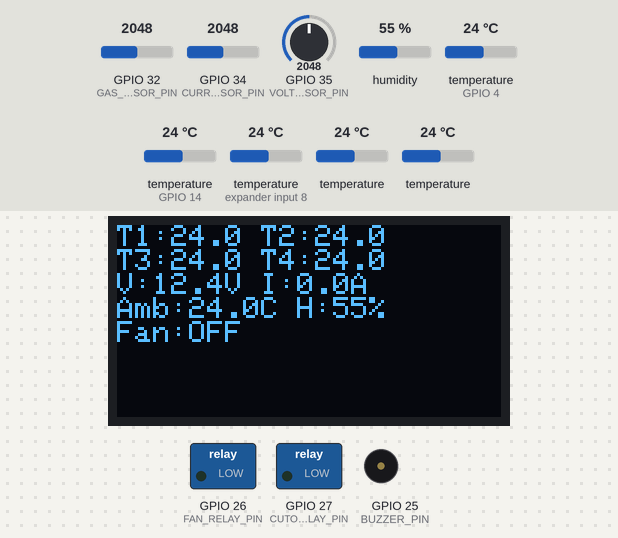
Bench run of a sketch on a simulated ESP32. On the bench: 128×64 one-colour display, switched loads named in the sketch (green lamp = pin HIGH), buzzer (waves = sounding, pin HIGH). Inputs (shaded band) come from the test bench; at power-on: GPIO 32 (GAS_SENSOR_PIN) = 2048, temperature (sensors on GPIO 4, expander input 8, GPIO 14) 24 °C, temperature 24 °C, GPIO 34 (CURRENT_SENSOR_PIN) = 2048, GPIO 35 (VOLTAGE_SENSOR_PIN) = 2048, humidity 55 %. WiFi joins after 1.5 s; servers stay silent unless stated; web services answer with replies made up by the test bench; what the sketch prints to the serial monitor is not drawn.

Above: at 3.0 s.
3.1 s: GPIO 32 (GAS_SENSOR_PIN) set to 2757
6.9 s: GPIO 32 (GAS_SENSOR_PIN) set to 2836
At 9.2 s:
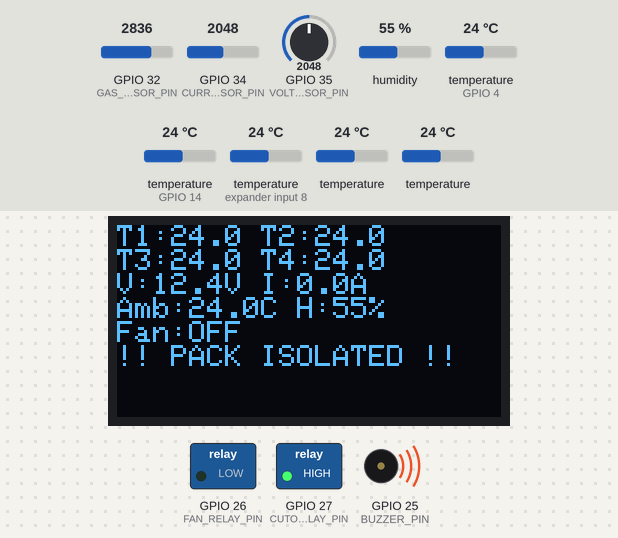
10.7 s: temperature (sensor on GPIO 4) set to 12 °C
At 11.4 s:
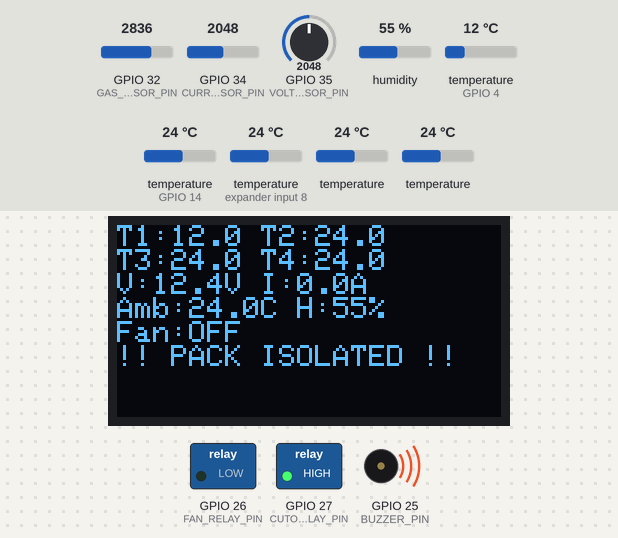
14.5 s: temperature (sensor on expander input 8) set to 12 °C
At 16.9 s:
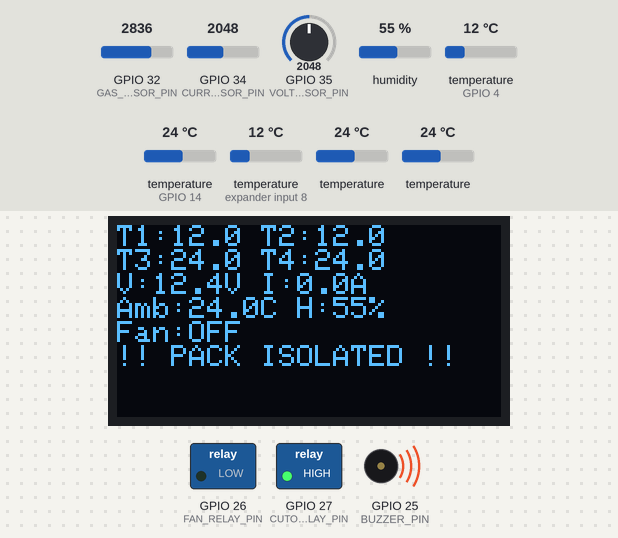
18.3 s: temperature (sensor 204) set to 12 °C
At 20.2 s:
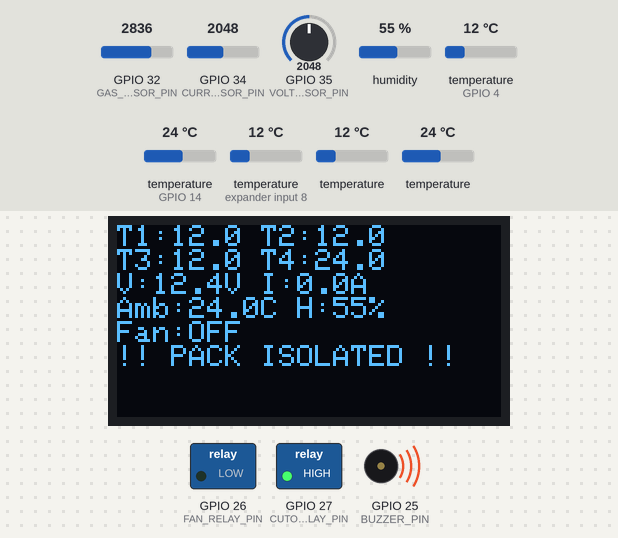
22.1 s: temperature (sensor 304) set to 12 °C
At 23.6 s:
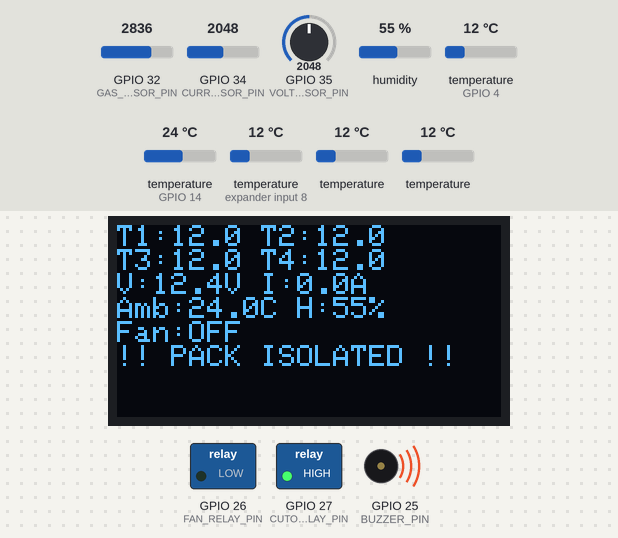
Timing chart, 0 to 25.1 s (numbered marks = the images above; inputs shaded):
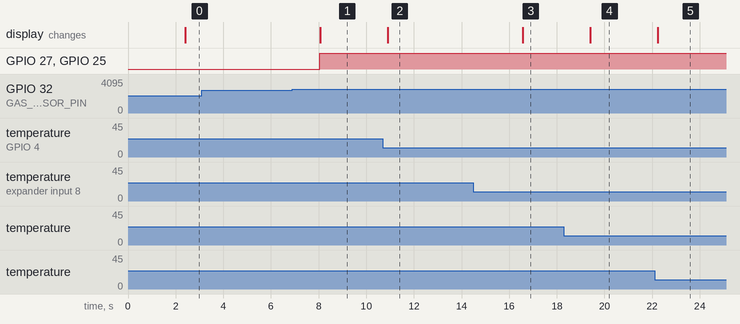

The sketch:

BTMS_ESP32_firmware.ino
```cpp
/*
  =====================================================================
  Battery Thermal Management System (BTMS)
  Platform     : ESP32 Dev Board
  Application  : 2.4 kW Electric Two-Wheeler — 48V/50Ah Li-ion Pack
  Author       : <Your Name>
  College      : <Your College Name>
  =====================================================================

  FUNCTION:
  - Reads 4x DS18B20 temperature sensors (one per battery module)
  - Reads pack current (ACS712) and pack voltage (voltage divider module)
  - Reads ambient humidity/temp (DHT22) and gas/smoke level (MQ-2)
  - Displays live status on 0.96" OLED
  - Drives a cooling fan relay when temp crosses WARNING threshold
  - Trips a battery cutoff relay + buzzer when temp crosses CRITICAL
    threshold or gas sensor detects abnormal venting (thermal runaway cue)
  - Publishes live data to ThingSpeak every 20s for remote monitoring

  LIBRARIES REQUIRED (Arduino IDE > Library Manager):
  - OneWire
  - DallasTemperature
  - Adafruit_SSD1306 + Adafruit_GFX
  - DHT sensor library (Adafruit)
  - WiFi.h (built-in with ESP32 board package)
  - HTTPClient.h (built-in with ESP32 board package)
  =====================================================================
*/

#include <WiFi.h>
#include <HTTPClient.h>
#include <OneWire.h>
#include <DallasTemperature.h>
#include <Wire.h>
#include <Adafruit_GFX.h>
#include <Adafruit_SSD1306.h>
#include <DHT.h>

// ---------------------- USER CONFIG ---------------------------------
const char* WIFI_SSID     = "YOUR_WIFI_SSID";
const char* WIFI_PASSWORD = "YOUR_WIFI_PASSWORD";
const char* TS_API_KEY    = "YOUR_THINGSPEAK_WRITE_API_KEY";
const char* TS_SERVER     = "http://api.thingspeak.com/update";

// ---------------------- PIN MAP --------------------------------------
#define ONE_WIRE_BUS      4     // DS18B20 data line (needs 4.7k pull-up to 3.3V)
#define CURRENT_SENSOR_PIN 34   // ACS712 analog output
#define VOLTAGE_SENSOR_PIN 35   // Voltage divider module output
#define DHT_PIN            14
#define DHT_TYPE            DHT22
#define GAS_SENSOR_PIN      32  // MQ-2 analog output
#define FAN_RELAY_PIN       26
#define CUTOFF_RELAY_PIN    27
#define BUZZER_PIN          25
#define OLED_SDA             21
#define OLED_SCL             22
#define SCREEN_WIDTH        128
#define SCREEN_HEIGHT        64

// ---------------------- THRESHOLDS ------------------------------------
const float TEMP_WARNING_C   = 45.0;   // Turn cooling fan ON
const float TEMP_SAFE_C      = 38.0;   // Turn cooling fan OFF (hysteresis)
const float TEMP_CRITICAL_C  = 60.0;   // Trip battery cutoff relay + alarm
const int   GAS_CRITICAL_ADC = 2800;   // Tune after calibrating MQ-2 in clean air

// ---------------------- SENSOR OBJECTS ---------------------------------
OneWire oneWire(ONE_WIRE_BUS);
DallasTemperature tempSensors(&oneWire);
DHT dht(DHT_PIN, DHT_TYPE);
Adafruit_SSD1306 display(SCREEN_WIDTH, SCREEN_HEIGHT, &Wire, -1);

// ACS712 30A module: sensitivity ~66mV/A, zero-current offset ~ VCC/2
const float ACS712_SENSITIVITY = 0.066; // V/A for 30A module
const float ACS712_ZERO_V      = 1.65;  // measured with no load, calibrate on your board
const float ADC_REF_V          = 3.3;
const int   ADC_RES             = 4095;

// Voltage divider module: adjust RATIO to match your resistor pair
const float VOLTAGE_DIVIDER_RATIO = 7.5; // e.g. 30k/(30k+195k)-style module scaled for 0-25V range

unsigned long lastCloudPush = 0;
const unsigned long CLOUD_INTERVAL_MS = 20000; // 20 seconds
bool fanState = false;
bool cutoffTripped = false;

void setup() {
  Serial.begin(115200);

  pinMode(FAN_RELAY_PIN, OUTPUT);
  pinMode(CUTOFF_RELAY_PIN, OUTPUT);
  pinMode(BUZZER_PIN, OUTPUT);
  digitalWrite(FAN_RELAY_PIN, LOW);
  digitalWrite(CUTOFF_RELAY_PIN, LOW);   // LOW = pack connected (adjust to your relay logic)
  digitalWrite(BUZZER_PIN, LOW);

  tempSensors.begin();
  dht.begin();

  Wire.begin(OLED_SDA, OLED_SCL);
  if (!display.begin(SSD1306_SWITCHCAPVCC, 0x3C)) {
    Serial.println(F("OLED init failed"));
  }
  display.clearDisplay();
  display.setTextColor(SSD1306_WHITE);
  display.setTextSize(1);
  display.setCursor(0, 0);
  display.println("BTMS Booting...");
  display.display();

  connectWiFi();
}

void loop() {
  // ---------- 1. Read all sensors ----------
  tempSensors.requestTemperatures();
  float t1 = tempSensors.getTempCByIndex(0);
  float t2 = tempSensors.getTempCByIndex(1);
  float t3 = tempSensors.getTempCByIndex(2);
  float t4 = tempSensors.getTempCByIndex(3);
  float maxTemp = maxOf4(t1, t2, t3, t4);

  float packVoltage = readPackVoltage();
  float packCurrent = readPackCurrent();
  float packPowerW  = packVoltage * packCurrent;

  float ambientTemp = dht.readTemperature();
  float ambientHum   = dht.readHumidity();
  int   gasRaw        = analogRead(GAS_SENSOR_PIN);

  // ---------- 2. Thermal control logic (with hysteresis) ----------
  if (!cutoffTripped) {
    if (maxTemp >= TEMP_WARNING_C && !fanState) {
      digitalWrite(FAN_RELAY_PIN, HIGH);
      fanState = true;
    } else if (maxTemp <= TEMP_SAFE_C && fanState) {
      digitalWrite(FAN_RELAY_PIN, LOW);
      fanState = false;
    }

    // ---------- 3. Safety cutoff (critical temp OR gas/venting detected) ----------
    if (maxTemp >= TEMP_CRITICAL_C || gasRaw >= GAS_CRITICAL_ADC) {
      digitalWrite(CUTOFF_RELAY_PIN, HIGH);  // open contactor / isolate pack
      digitalWrite(BUZZER_PIN, HIGH);
      cutoffTripped = true;
      Serial.println("!! CRITICAL: Battery isolated. Manual reset required. !!");
    }
  }

  // ---------- 4. OLED display ----------
  updateDisplay(t1, t2, t3, t4, packVoltage, packCurrent, ambientTemp, ambientHum, fanState, cutoffTripped);

  // ---------- 5. Serial log (also usable for local CSV logging via Serial monitor) ----------
  Serial.printf("T1:%.1f T2:%.1f T3:%.1f T4:%.1f | V:%.2f I:%.2f P:%.1fW | Fan:%d Cutoff:%d Gas:%d\n",
                t1, t2, t3, t4, packVoltage, packCurrent, packPowerW, fanState, cutoffTripped, gasRaw);

  // ---------- 6. Push to cloud dashboard periodically ----------
  if (millis() - lastCloudPush > CLOUD_INTERVAL_MS) {
    pushToThingSpeak(maxTemp, packVoltage, packCurrent, ambientTemp, gasRaw, fanState, cutoffTripped);
    lastCloudPush = millis();
  }

  delay(2000);
}

// ---------------------- HELPER FUNCTIONS ------------------------------

float maxOf4(float a, float b, float c, float d) {
  float m = a;
  if (b > m) m = b;
  if (c > m) m = c;
  if (d > m) m = d;
  return m;
}

float readPackVoltage() {
  int raw = analogRead(VOLTAGE_SENSOR_PIN);
  float vAtPin = (raw / (float)ADC_RES) * ADC_REF_V;
  return vAtPin * VOLTAGE_DIVIDER_RATIO;
}

float readPackCurrent() {
  int raw = analogRead(CURRENT_SENSOR_PIN);
  float vAtPin = (raw / (float)ADC_RES) * ADC_REF_V;
  return (vAtPin - ACS712_ZERO_V) / ACS712_SENSITIVITY;
}

void updateDisplay(float t1, float t2, float t3, float t4, float v, float i,
                    float amb, float hum, bool fan, bool cutoff) {
  display.clearDisplay();
  display.setCursor(0, 0);
  display.printf("T1:%.1f T2:%.1f\n", t1, t2);
  display.printf("T3:%.1f T4:%.1f\n", t3, t4);
  display.printf("V:%.1fV I:%.1fA\n", v, i);
  display.printf("Amb:%.1fC H:%.0f%%\n", amb, hum);
  display.printf("Fan:%s\n", fan ? "ON" : "OFF");
  if (cutoff) display.println("!! PACK ISOLATED !!");
  display.display();
}

void connectWiFi() {
  WiFi.begin(WIFI_SSID, WIFI_PASSWORD);
  Serial.print("Connecting to WiFi");
  int attempts = 0;
  while (WiFi.status() != WL_CONNECTED && attempts < 20) {
    delay(500);
    Serial.print(".");
    attempts++;
  }
  Serial.println(WiFi.status() == WL_CONNECTED ? "\nConnected!" : "\nWiFi failed - running offline.");
}

void pushToThingSpeak(float maxTemp, float v, float i, float amb, int gas, bool fan, bool cutoff) {
  if (WiFi.status() != WL_CONNECTED) return;

  HTTPClient http;
  String url = String(TS_SERVER) + "?api_key=" + TS_API_KEY +
               "&field1=" + String(maxTemp) +
               "&field2=" + String(v) +
               "&field3=" + String(i) +
               "&field4=" + String(amb) +
               "&field5=" + String(gas) +
               "&field6=" + String(fan) +
               "&field7=" + String(cutoff);
  http.begin(url);
  int code = http.GET();
  Serial.printf("ThingSpeak push status: %d\n", code);
  http.end();
}
```

Measured:
- the behaviour switches between 2799 and 2800 on GPIO 32 (GAS_SENSOR_PIN) (found by bisection; images 0 and 1)
- after the input at 3.1 s, every drawn part: stays the same
- after the input at 6.9 s, GPIO 27 (CUTOFF_RELAY_PIN), GPIO 25 (BUZZER_PIN): LOW → HIGH after 1.1 s; the display: changes after 1.2 s (image 1)
- after the input at 10.7 s, the display: changes after 0.20 s (image 2)
- after the input at 14.5 s, the display: changes after 2.1 s (image 3)
- after the input at 18.3 s, the display: changes after 1.1 s (image 4)
- after the input at 22.1 s, the display: changes after 0.14 s (image 5)
